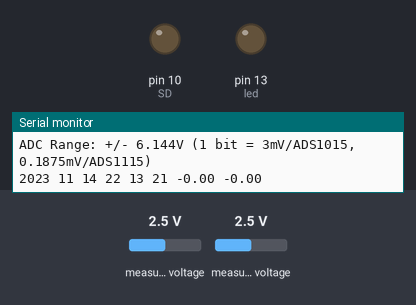
Bench run of a sketch on a simulated Arduino Uno, built with avr-gcc and run on an emulated ATmega328P. On the bench: output pins drawn as LEDs (lit = HIGH), the last lines printed to the serial monitor. Inputs (shaded band) come from the test bench; at power-on: measured voltage 2.5 V. The local clock reads 2024-03-15 10:24:30 at power-on unless the sketch sets it; storage starts empty.

Above: at 3.2 s.
At 6.69 s:
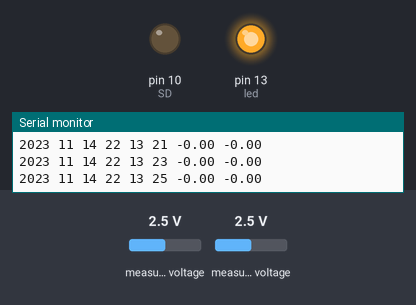
Timing chart, 0 to 7.2 s (numbered marks = the images above):
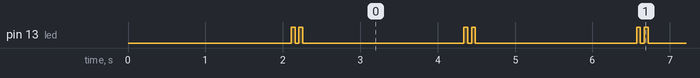

Measured:
- by itself, pin 13 (led): repeats every 2.2 s: LOW 0.05 s, HIGH 0.05 s, LOW 2.1 s, HIGH 0.05 s
- by itself, everything shown: repeats every 2.2 s, in 4 steps

The sketch:

Riddick_MOX_Arduino_Code.ino
```cpp
// Program  Logger_B

// The data from the sensor is retrieved every
// 2 seconds and printed out.
// Time is read and SD card initialised
// Data are logged to SD file LByymmdd.txt
// Data logged are TGS  and 3.3 volt reference 16 bit

#include <stdlib.h>
#include <SPI.h>
#include <SD.h>
#include <Wire.h>
#include "RTClib.h"
#include <Adafruit_ADS1X15.h>

Adafruit_ADS1115 ads;  /* Use this for the 16-bit version */
#include <SoftwareSerial.h>
const int chipSelect = 10;

char ID[2];
int a;
int b;
int c;
int d;
int Port;

int count_in;
int led = 13;
int Dummy;
int yy;
int Y20;
int mm;
int dd;
int h;
int m;
int s;
int i;
int old_sec;
int Flag =0;

RTC_DS1307 rtc;
char filename[] = "00000000.txt";

void setup() {
  Serial.begin(9600);
   Wire.begin();
  rtc.begin();
  ads.begin();

  pinMode(A1,INPUT);

  pinMode(led, OUTPUT);  // LED
  pinMode(10, OUTPUT);   // SD

   Serial.println("Getting single-ended readings from AIN0..3");
  Serial.println("ADC Range: +/- 6.144V (1 bit = 3mV/ADS1015, 0.1875mV/ADS1115)");

  // The ADC input range (or gain) can be changed via the following
  // functions, but be careful never to exceed VDD +0.3V max, or to
  // exceed the upper and lower limits if you adjust the input range!
  // Setting these values incorrectly may destroy your ADC!
  //

   ads.setGain(GAIN_ONE);        // 1x gain   +/- 4.096V  1 bit = 2mV      0.125mV


  delay(1000);
  delay(10);
  rtc.begin();
   if (! rtc.begin()) {
   //   Serial.println("Couldn't find RTC");
      digitalWrite(led, HIGH);   // LED ON indicating RTC problem
    while (1);
  }
   rtc.adjust(DateTime(F(__DATE__), F(__TIME__)));
// see if theSD card is present and can be initialized:
  if (!SD.begin(chipSelect)) {
   //  Serial.println("Card failed, or not present");

     digitalWrite(led, HIGH);   // LED ON indicating SD problem
    // don't do anything more:
    while (1);
  }
 // Serial.println("RTC Setup");
 // Serial.println("SD Setup");

 // Serial.println("Collecting Data");
  delay(1000);
  DateTime now =rtc.now();


}

void loop() {

   //  Data Sample Loop

   String dataString = "";  // Clear Output string

  //  Read the time
  DateTime now =rtc.now();

  yy=now.year();

  Y20 = yy-2000;
   dataString += yy;
   dataString += " ";
   mm=now.month();
   if (mm < 10) { dataString += '0';}
   dataString += mm;
   dataString += " ";
   dd = now.day();
   if (dd < 10) { dataString += '0';}
   dataString += dd;
   dataString += " ";
   h = now.hour();
   if (h < 10) { dataString += '0';}
   dataString += h;
   dataString += " ";
   m=now.minute();
   if (m < 10) { dataString += '0';}
   dataString += m;
   dataString += " ";
   s=now.second();
   if (s < 10) { dataString += '0';}
   dataString += s;
   dataString += " ";


   //dataString += " ";

   //  Read TGS  and store

    //Read data and store it to variables hum and temp

     int16_t adc0, adc1;
     float volts0, volts1;

  adc0 = ads.readADC_SingleEnded(0);
  adc1 = ads.readADC_SingleEnded(1);
  volts0 = ads.computeVolts(adc0);
  volts1 = ads.computeVolts(adc1);

    dataString += volts0;
    dataString += " ";
    dataString += volts1;
    dataString += " ";

// Write data to LByymmdd.txt

   getFilename(filename);
   File dataFile = SD.open(filename, FILE_WRITE);

  // if the file is available, write to it:
  if (dataFile) {
    Serial.println(dataString);
    dataFile.println(dataString);
    dataFile.close();
   // MQSerial.print(dataString);
   // MQSerial.print("\n\r");
     SMP_LED();  // flash sample LED
     SMP_LED();
    // print to the serial port and Bluetooth too:
    //   Serial.println(dataString);
    //    MONSerial.println(dataString);

  }
    delay(2000);
}

void SMP_LED()
{
 digitalWrite(led, HIGH);
 delay(50);
// Serial.println("Flashing LED");
 digitalWrite(led, LOW);
 delay(50);
}

void getFilename(char *filename) {
  int nyy;
   filename[0] = 'L';
   filename[1] = 'B';
   nyy = yy - 2000;
   filename[2] = (nyy)/10 + '0';
   filename[3] = nyy%10 + '0';
   filename[4] = mm/10 + '0';
   filename[5] = mm%10 + '0';
   filename[6] = dd/10 + '0';
   filename[7] = dd%10 + '0';

   filename[8] = '.';
   filename[9] = 'T';
   filename[10] = 'X';
   filename[11] = 'T';
//  Serial.println(filename);
    return;
  }
```
